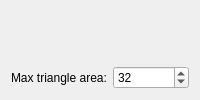
               <widget class="QWidget" name="tabCompartmentMesh">
                <attribute name="title">
                 <string>Mesh</string>
                </attribute>
                <layout class="QVBoxLayout" name="verticalLayout_3">
                 <item>
                  <layout class="QGridLayout" name="gridLayout_2">
                   <item row="0" column="0" colspan="3">
                    <widget class="QLabelMouseTracker" name="lblCompMesh" native="true">
                     <property name="sizePolicy">
                      <sizepolicy hsizetype="Preferred" vsizetype="Preferred">
                       <horstretch>0</horstretch>
                       <verstretch>0</verstretch>
                      </sizepolicy>
                     </property>
                     <property name="toolTip">
                      <string>The mesh representing the geometry of the compartment</string>
                     </property>
                     <property name="statusTip">
                      <string>The mesh representing the geometry of the compartment</string>
                     </property>
                     <property name="whatsThis">
                      <string>&lt;h4&gt;Compartment Geometry: Mesh&lt;/h4&gt;
&lt;p&gt;The compartment geometry mesh is generated from all the pixels in the compartment geometry image on the left that have the colour assigned to this compartment&lt;/p&gt;
&lt;p&gt;To change the geometry, click 'Select compartment geometry...', then click on the geometry image on the left.&lt;/p&gt;</string>
                     </property>
                    </widget>
                   </item>
                   <item row="1" column="0">
                    <widget class="QLabel" name="lblMaxTriangleAreaLabel">
                     <property name="sizePolicy">
                      <sizepolicy hsizetype="Fixed" vsizetype="Preferred">
                       <horstretch>0</horstretch>
                       <verstretch>0</verstretch>
                      </sizepolicy>
                     </property>
                     <property name="text">
                      <string>Max triangle area:</string>
                     </property>
                    </widget>
                   </item>
                   <item row="1" column="1" colspan="2">
                    <widget class="QSpinBox" name="spinMaxTriangleArea">
                     <property name="minimum">
                      <number>2</number>
                     </property>
                     <property name="maximum">
                      <number>9999</number>
                     </property>
                     <property name="value">
                      <number>32</number>
                     </property>
                    </widget>
                   </item>
                  </layout>
                 </item>
                </layout>
               </widget>
